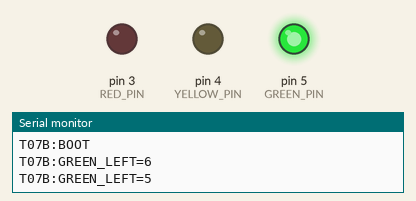
Recording of a sketch running on a simulated Arduino Uno, built with avr-gcc and run on an emulated ATmega328P. Parts: output pins drawn as LEDs (lit = HIGH), the last lines printed to the serial monitor.

Above: at 1.7 s.
At 3.7 s:
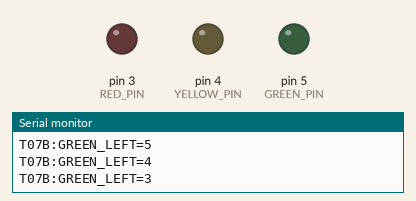
At 6.5 s:
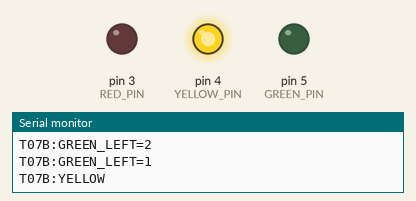
At 9.5 s:
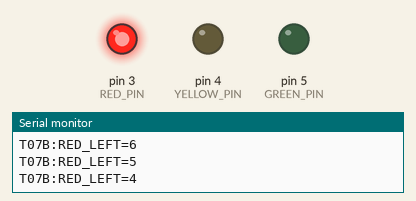
At 12.5 s:
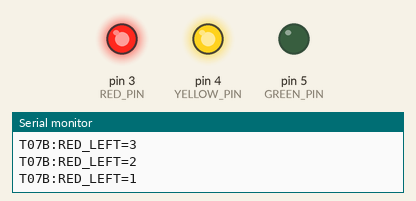
Timing chart, 0 to 16.9 s (numbered marks = the images above):
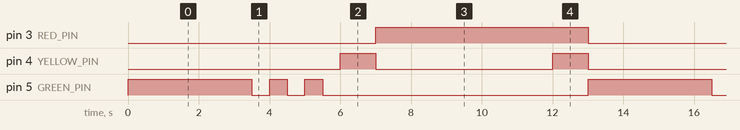

Measured:
- by itself, pin 3 (RED_PIN): alternates HIGH for 6.0 s and LOW for 7.0 s
- by itself, pin 4 (YELLOW_PIN): repeats every 13.0 s: LOW 5.0 s, HIGH 1.0 s, LOW 6.0 s, HIGH 1.0 s
- by itself, pin 5 (GREEN_PIN): repeats every 13.0 s: 2 × (LOW 0.50 s, HIGH 0.50 s), LOW 7.5 s, HIGH 3.5 s

The sketch:

task07b_traffic_for.ino
```cpp
const byte RED_PIN = 3;
const byte YELLOW_PIN = 4;
const byte GREEN_PIN = 5;
const int PHASE_SECONDS = 6;

void setLights(bool red, bool yellow, bool green) {
  digitalWrite(RED_PIN, red);
  digitalWrite(YELLOW_PIN, yellow);
  digitalWrite(GREEN_PIN, green);
}

void setup() {
  pinMode(RED_PIN, OUTPUT);
  pinMode(YELLOW_PIN, OUTPUT);
  pinMode(GREEN_PIN, OUTPUT);
  Serial.begin(9600);
  Serial.println(F("T07B:BOOT"));
}

void loop() {
  for (int secondsLeft = PHASE_SECONDS; secondsLeft > 0; --secondsLeft) {
    Serial.print(F("T07B:GREEN_LEFT="));
    Serial.println(secondsLeft);

    setLights(false, false, true);
    if (secondsLeft <= 3) {
      delay(500);
      setLights(false, false, false);
      delay(500);
    } else {
      delay(1000);
    }
  }

  setLights(false, true, false);
  Serial.println(F("T07B:YELLOW"));
  delay(1000);

  for (int secondsLeft = PHASE_SECONDS; secondsLeft > 0; --secondsLeft) {
    Serial.print(F("T07B:RED_LEFT="));
    Serial.println(secondsLeft);
    setLights(true, secondsLeft == 1, false);
    delay(1000);
  }
}
```
